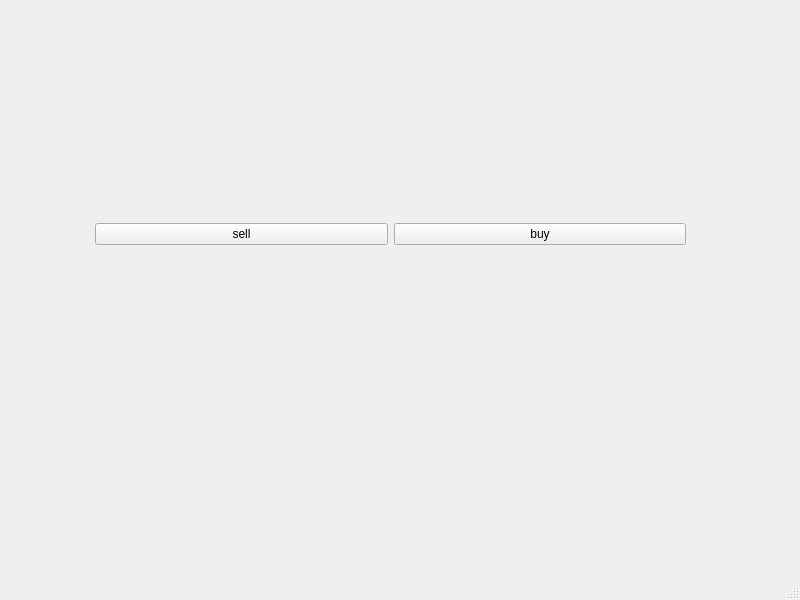
<?xml version="1.0" encoding="UTF-8"?>
<ui version="4.0">
 <class>MainWindow</class>
 <widget class="QMainWindow" name="MainWindow">
  <property name="geometry">
   <rect>
    <x>0</x>
    <y>0</y>
    <width>800</width>
    <height>600</height>
   </rect>
  </property>
  <property name="windowTitle">
   <string>MainWindow</string>
  </property>
  <widget class="QWidget" name="centralwidget">
   <widget class="QWidget" name="horizontalLayoutWidget">
    <property name="geometry">
     <rect>
      <x>95</x>
      <y>79</y>
      <width>591</width>
      <height>311</height>
     </rect>
    </property>
    <layout class="QHBoxLayout" name="horizontalLayout">
     <item>
      <widget class="QPushButton" name="sellpb">
       <property name="text">
        <string>sell</string>
       </property>
      </widget>
     </item>
     <item>
      <widget class="QPushButton" name="buypb">
       <property name="text">
        <string>buy</string>
       </property>
      </widget>
     </item>
    </layout>
   </widget>
  </widget>
  <widget class="QMenuBar" name="menubar">
   <property name="geometry">
    <rect>
     <x>0</x>
     <y>0</y>
     <width>800</width>
     <height>22</height>
    </rect>
   </property>
  </widget>
  <widget class="QStatusBar" name="statusbar"/>
 </widget>
 <resources/>
 <connections/>
</ui>
